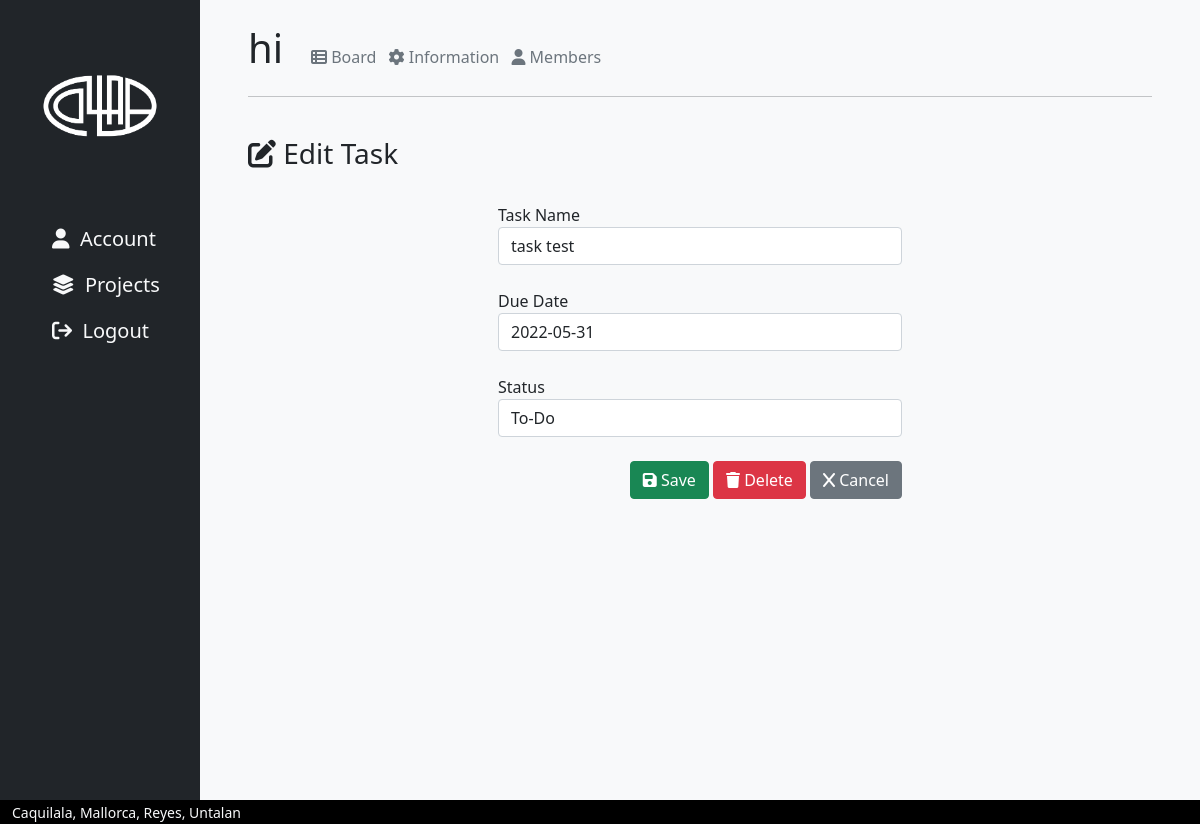
Before: /project/11/task/26/taskEdit (signed in) with the older database file.
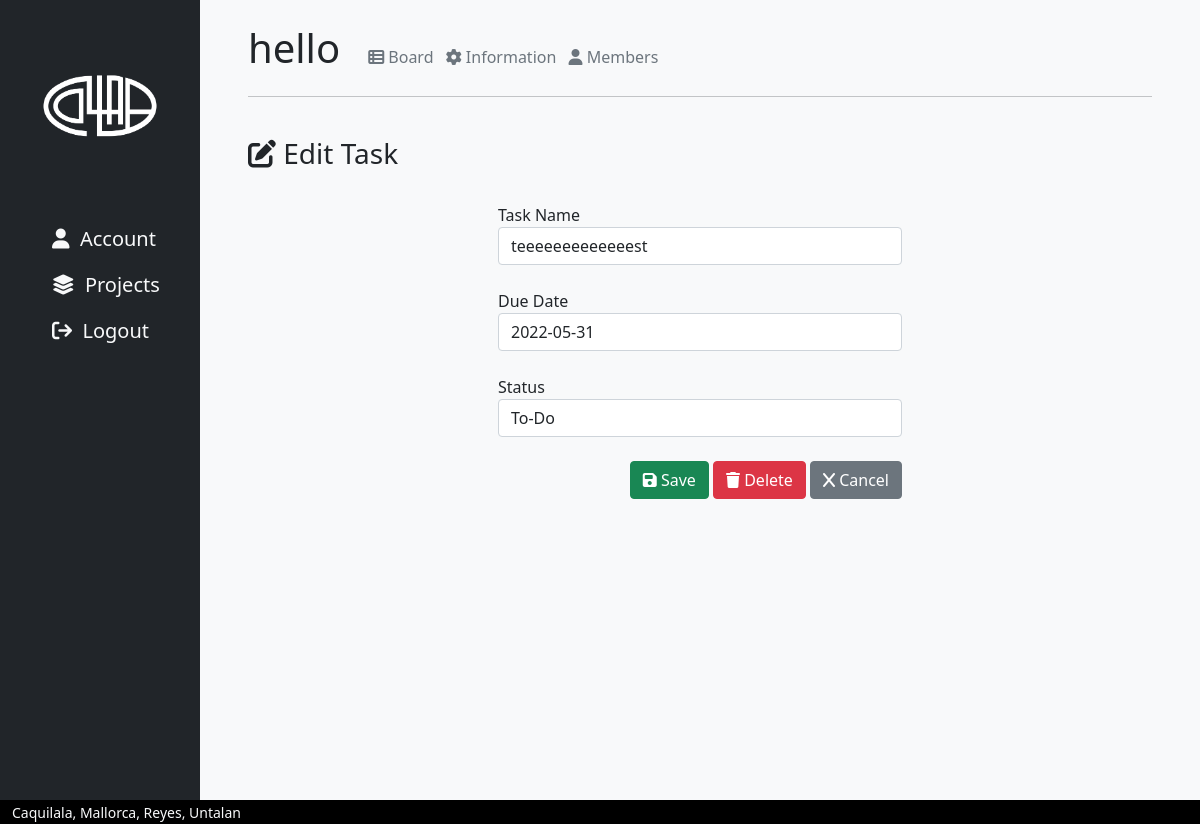
After: the same page with the newer database file.
### collabapp/models.py (models this page shows, shortened)
class Project(models.Model):
    code = models.CharField(max_length=255, null=True, unique=True)
    owner = models.ForeignKey(User, on_delete=models.CASCADE, null = True)
    title = models.CharField(max_length=100, null=True)
    description = models.CharField(max_length=1000, null=True)
    creation_date = models.DateTimeField(auto_now_add=True, null=True)

class Task(models.Model):
    STATUS = (
        ('To-Do', 'To-Do'),
        ('Doing', 'Doing'),
        ('Need Checking', 'Need Checking'),
        ('Done', 'Done')
    )
    name = models.CharField(max_length=100, null=True)
    due_date = models.DateField()
    status = models.CharField(max_length=100, choices=STATUS, default = "To-Do")
    project = models.ForeignKey(Project, on_delete=models.CASCADE, related_name="tasks", null=True)

### collabapp/views.py (the view)
# urls.py: path('project/<int:id>/task/<int:td>/taskEdit', views.taskEditPage, name='taskEditPage'),
@login_required(login_url='loginPage')
def taskEditPage(request, id, td):
    project = Project.objects.get(id=id)
    task = Task.objects.get(id=td)
    form = EditTaskForm(instance=task)
    if request.method == 'POST':
        form = EditTaskForm(request.POST, instance=task)
        if form.is_valid:
            form.save()
            return redirect("projectPage", id=project.id)
    context = {'project':project, 'task': task, 'form': form}
    return render(request, 'collabapp/task-edit.html', context)

### collabapp/forms.py
class EditTaskForm(ModelForm):
    status = forms.ChoiceField(choices=Task.STATUS)
    class Meta:
        model = Task
        fields = ['name', 'due_date', 'status']
        labels = {
            'name' : 'Task Name',
            'due_date' : 'Due Date',
            'status' : 'Status'
        }

### collabapp/templates/collabapp/task-edit.html (shortened to what this page needs)
<!DOCTYPE html>
<html lang="en">
    {% load crispy_forms_tags %}
<head>
    {% include 'collabapp/head-modules.html' %}
</head>
<body>
    <div class="container-fluid bg-warning h-100">
        <div class="row min-vh-100">
            {% include 'collabapp/navbar.html' %}
            <div class="col-10 min-vh-100 px-5 py-4 bg-light">
               {% include 'collabapp/project-header.html' %}
                <hr>
                <br>
                <h3><i class="fa-solid fa-pen-to-square"></i> Edit Task</h3>
                <br>
                <form method = "POST" action = "">
                    <div class="container w-50">
                        {{form.name | as_crispy_field}}
                        <br>
                        {{form.due_date | as_crispy_field}}
                        <br>
                        {{form.status | as_crispy_field}}
                        <br>
                        <div class="text-end">
                            <button class="btn btn-success" type = "Submit"><i class="fa-solid fa-save"></i> Save</button>
                            <button type="button" class="btn btn-danger" data-bs-toggle="modal" data-bs-target="#deleteTask"><i class="fa-solid fa-trash"></i> Delete</button>
                            <a class="btn btn-secondary" href="{% url 'projectPage' project.id %}"><i class="fa-solid fa-x"></i> Cancel</a>
                        </div>
                    </div>
                </form>
                <br><br><br><br><br>
            </div>
            {% include 'collabapp/footer.html' %}
        </div>
    </div>
</body>
</html>

### collabapp/templates/collabapp/project-header.html
<div class="row row-cols-auto align-items-baseline">
    <div class="col">
        <h1>{{project.title}}</h1>
    </div>
    <div class="col">
        <a class="fs-6 mx-1 text-decoration-none text-muted" href="{% url 'projectPage' project.id %}"><i class="fa-solid fa-table-list"></i> Board</a>
        <a class="fs-6 mx-1 text-decoration-none text-muted" href="{% url 'projectInfoPage' project.id %}"><i class="fa-solid fa-gear"></i> Information</a>
        <a class="fs-6 mx-1 text-decoration-none text-muted" href="{% url 'projectMembersPage' project.id %}"><i class="fa-solid fa-user"></i> Members</a>
    </div>
</div>

Changed rows visible on the page:
changed Project: title "hi" → "hello"
changed Task "To-Do": name "task test" → "teeeeeeeeeeeeest"
